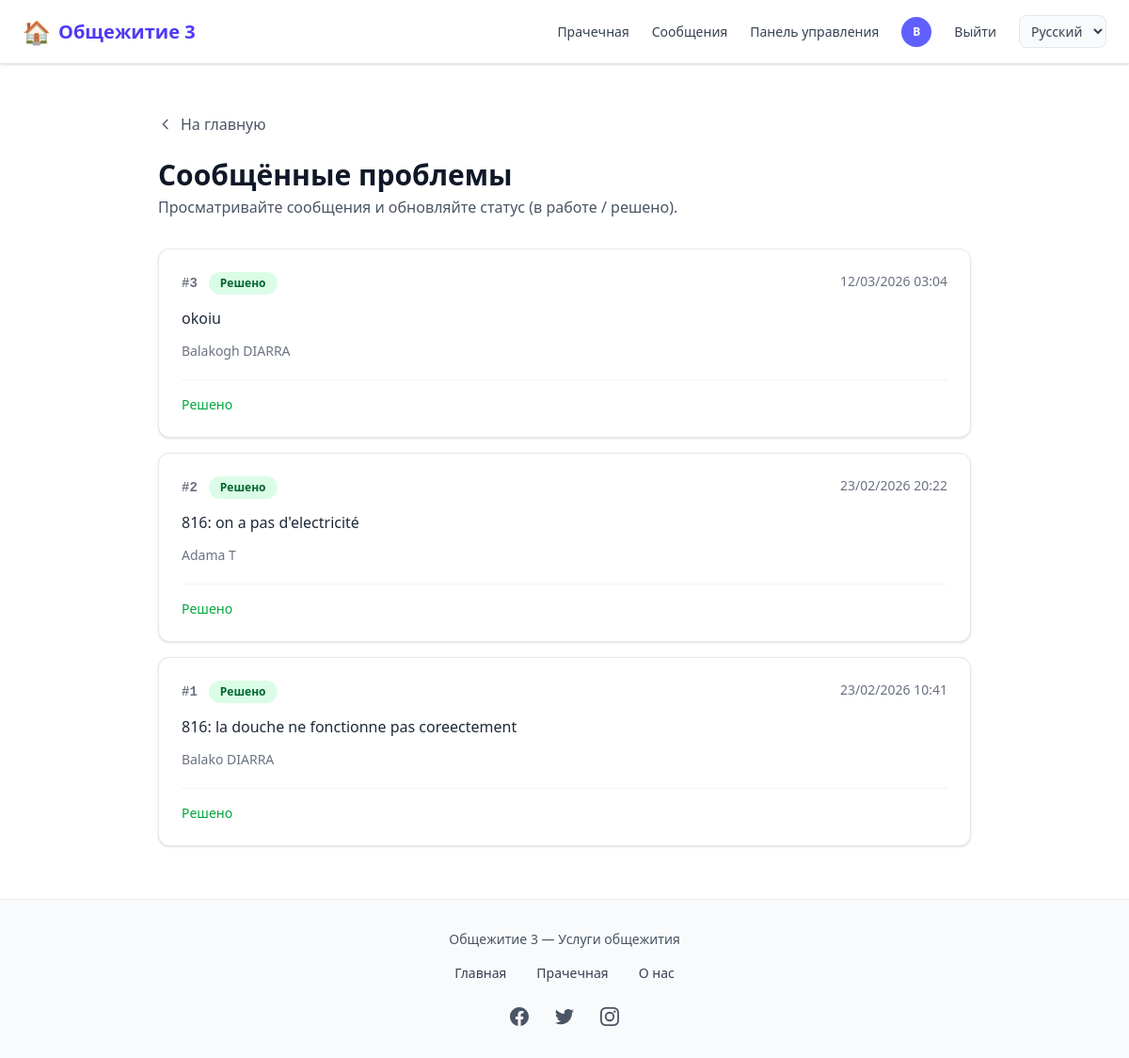
Screenshot of /signalements/agent/ (signed in) with the database file from the repository.
### comptes/models.py (models this page shows, shortened)
class CustomUser(AbstractUser):
    USER_TYPES = (
        ('ADMIN', 'Administrateur'),
        ('client', 'Client'),
        ('vendeur', 'Vendeur'),
        ('coursier', 'Coursier'),
    )
    user_type = models.CharField(max_length=22, choices=USER_TYPES, default="client")
    email = models.EmailField('Adresse email', unique=True,max_length=50)
    telephone = models.CharField(max_length=20, unique=True, blank=True)
    photo = models.ImageField(upload_to=user_photo_upload_to, null=True, blank=True)
    is_premium = models.BooleanField(default=False)
    GENRE = (('masculin', 'Masculin'), ('feminin', 'Féminin'))
    genre = models.CharField(max_length=22, choices=GENRE, null=True, blank=True)
    date_inscription = models.DateField(auto_now_add=True)
    latitude = models.DecimalField(max_digits=9, decimal_places=6, blank=True, null=True)
    longitude = models.DecimalField(max_digits=9, decimal_places=6, blank=True, null=True)
    last_activity = models.DateTimeField(null=True, blank=True, verbose_name="Dernière activité")
    REQUIRED_FIELDS = ['email', 'user_type']

### signalements/models.py (models this page shows, shortened)
class Signalement(models.Model):
    STATUT_CHOICES = [
        ('nouveau', 'Nouveau'),
        ('en_cours', 'En cours'),
        ('resolu', 'Résolu'),
    ]
    utilisateur = models.ForeignKey(
        settings.AUTH_USER_MODEL,
        on_delete=models.CASCADE,
        related_name='signalements',
    )
    description = models.TextField(help_text="Explication du problème")
    statut = models.CharField(max_length=20, choices=STATUT_CHOICES, default='nouveau')
    date_creation = models.DateTimeField(auto_now_add=True)
    class Meta:
        ordering = ['-date_creation']
        verbose_name = 'Signalement'
        verbose_name_plural = 'Signalements'

### signalements/views.py (the view)
# urls.py: path('agent/', views.agent_liste, name='agent_liste'),
@login_required
def agent_liste(request):
    if not is_agent(request.user):
        messages.error(request, _('Access restricted to agents.'))
        return redirect('signalements:signaler')
    lang = request.LANGUAGE_CODE or 'ru'
    i18n = _SIGNALEMENTS_STRINGS.get(lang, _SIGNALEMENTS_STRINGS['en'])
    signalements = list(Signalement.objects.all().order_by('-date_creation'))
    signalements = [(s, _statut_display(s, i18n)) for s in signalements]
    return render(request, 'signalements/agent/liste.html', {'signalements': signalements, 'i18n': i18n})

### comptes/context_processors.py (called while the page is built)
def laverie_i18n_context(request):
    lang = getattr(request, 'LANGUAGE_CODE', None) or 'ru'
    return {'laverie_i18n': LAVERIE_I18N.get(lang, LAVERIE_I18N['en'])}

def notifications_context(request):
    context = {
        'pending_orders_count': 0,
        'packaged_orders_count': 0,
        'unread_messages_count': 0,
    }
    if request.user.is_authenticated:
        from chat.models import Message, Conversation
        conversations = Conversation.objects.filter(
            Q(participant1=request.user) | Q(participant2=request.user)
        )
        context['unread_messages_count'] = Message.objects.filter(
            Q(conversation__in=conversations) & ~Q(sender=request.user),
            lu=False
        ).count()
    return context

### laverie/models.py (called while the page is built)
    @classmethod
    def marquer_tickets_termines(cls):
        from django.utils import timezone
        now = timezone.now()
        return cls.objects.filter(
            statut__in=('reserve', 'en_cours'),
            fin__lt=now,
        ).update(statut='termine')

    @classmethod
    def marquer_tickets_en_cours(cls):
        from django.utils import timezone
        now = timezone.now()
        return cls.objects.filter(
            statut='reserve',
            debut__lte=now,
            fin__gte=now,
        ).update(statut='en_cours')

### signalements/views.py (called while the page is built)
def is_agent(user):
    return user.is_authenticated and getattr(user, 'user_type', None) == 'ADMIN'

def _statut_display(s, i18n):
    key = f'status_{s.statut}'
    return i18n.get(key, s.get_statut_display())

### templates/signalements/agent/liste.html (shortened to what this page needs)
{% extends 'home.html' %}
{% load static %}
{% block contenu %}
<div class="max-w-4xl mx-auto py-6 px-3 sm:px-4">
    <a href="{% url 'home' %}" class="inline-flex items-center gap-2 text-gray-600 hover:text-gray-900 font-medium mb-6 transition">
        <svg class="w-4 h-4" fill="none" stroke="currentColor" viewBox="0 0 24 24"><path stroke-linecap="round" stroke-linejoin="round" stroke-width="2" d="M15 19l-7-7 7-7"/></svg>
        {{ i18n.back_to_home }}
    </a>
    <header class="mb-8">
        <h1 class="text-2xl sm:text-3xl font-bold text-gray-900">{{ i18n.agent_title }}</h1>
        <p class="text-gray-600 mt-1">{{ i18n.agent_subtitle }}</p>
    </header>
    {% if signalements %}
    <div class="space-y-4">
        {% for s, statut_display in signalements %}
        <article class="bg-white rounded-xl border border-gray-200 shadow-sm overflow-hidden hover:shadow-md transition-shadow">
            <div class="p-5 sm:p-6">
                <div class="flex flex-wrap items-start justify-between gap-3 mb-3">
                    <div class="flex items-center gap-3">
                        <span class="text-sm font-mono font-semibold text-gray-500">#{{ s.pk }}</span>
                        <span class="px-3 py-1 rounded-full text-xs font-semibold
                            {% if s.statut == 'nouveau' %}bg-amber-100 text-amber-800
                            {% elif s.statut == 'en_cours' %}bg-blue-100 text-blue-800
                            {% else %}bg-green-100 text-green-800{% endif %}">
                            {{ statut_display }}
                        </span>
                    </div>
                    <time class="text-sm text-gray-500" datetime="{{ s.date_creation|date:'c' }}">{{ s.date_creation|date:"d/m/Y H:i" }}</time>
                </div>
                <p class="text-gray-800 whitespace-pre-wrap leading-relaxed">{{ s.description }}</p>
                <p class="text-sm text-gray-500 mt-3">{{ s.utilisateur.get_full_name|default:s.utilisateur.email|default:i18n.user_default }}</p>
                <div class="mt-5 pt-4 border-t border-gray-100 flex flex-wrap gap-2">
                    {% if s.statut == 'resolu' %}
                    <span class="text-sm text-green-600 font-medium">{{ i18n.resolved_label }}</span>
                    {% endif %}
                </div>
            </div>
        </article>
        {% endfor %}
    </div>
    {% endif %}
</div>
{% endblock %}

### templates/nav_footer/nav.html (shortened to what this page needs)
{% load static %}
{% load i18n %}
<nav class="hidden md:flex fixed top-0 left-0 w-full z-50 bg-white border-b border-gray-200 shadow-sm">
  <div class="flex items-center justify-between w-full max-w-7xl mx-auto px-6 py-4">
    <a href="{% url 'home' %}"
       class="flex items-center space-x-2 text-indigo-600 text-xl font-semibold hover:opacity-90 transition">
      <span class="text-2xl">🏠</span>
      <span>{% trans "Dortoir 3" %}</span>
    </a>
    <div class="flex items-center space-x-6 text-sm font-medium">
      <a href="{% url 'laverie:accueil' %}"
         class="text-gray-700 hover:text-indigo-500 transition">
        {% trans "Laverie" %}
      </a>
      {% if user.is_authenticated %}
        <a href="{% url 'chat:mes_conversations' %}"
           class="relative text-gray-700 hover:text-indigo-500 transition"
           id="nav-link-messages-desktop">
          {% trans "Messages" %}
        </a>
        {% if user.user_type == 'ADMIN' %}
          <a href="{% url 'dashboard' %}"
             class="text-gray-700 hover:text-indigo-500 transition">
            {% trans "Dashboard" %}
          </a>
        {% endif %}
        <a href="{% url 'profile' %}" class="flex items-center">
          {% if user.photo %}
            <img src="{{ user.photo.url }}"
                 class="w-8 h-8 rounded-full object-cover border">
          {% else %}
            <div class="w-8 h-8 rounded-full bg-indigo-500 flex items-center justify-center text-white text-xs font-bold">
              {{ user.first_name|first|default:user.email|first|upper }}
            </div>
          {% endif %}
        </a>
        <a href="{% url 'logout' %}"
           class="text-gray-700 hover:text-red-500 transition">
          {% trans "Log out" %}
        </a>
      {% else %}
        <a href="{% url 'login' %}"
           class="text-gray-700 hover:text-indigo-500 transition">
          {% trans "Log in" %}
        </a>
      {% endif %}
      <form action="{% url 'set_language' %}" method="post" class="inline" id="lang-form-desktop">
        <select name="language" onchange="this.form.submit()" class="text-sm border border-gray-200 rounded-lg px-2 py-1.5 bg-gray-50 text-gray-700 cursor-pointer">
          {% get_current_language as CURRENT_LANG %}
          {% for code, name in LANGUAGES %}
          <option value="{{ code }}" {% if code == CURRENT_LANG %}selected{% endif %}>{{ name }}</option>
          {% endfor %}
        </select>
      </form>
    </div>
  </div>
</nav>
            {% get_current_language as CURRENT_LANG %}

### rows the page displays
CustomUser: first_name|first "B"
Signalement: pk "3", statut_display "Решено", date_creation "12/03/2026 03:04", description "okoiu", utilisateur.get_full_name "Balakogh DIARRA", resolved_label "Решено"
Signalement: pk "2", statut_display "Решено", date_creation "23/02/2026 20:22", description "816: on a pas d'electricité", utilisateur.get_full_name "Adama T", resolved_label "Решено"
Signalement: pk "1", statut_display "Решено", date_creation "23/02/2026 10:41", description "816: la douche ne fonctionne pas coreectement", utilisateur.get_full_name "Balako DIARRA", resolved_label "Решено"

### other values shown
{{ i18n.back_to_home }} "На главную"
{{ i18n.agent_title }} "Сообщённые проблемы"
{{ i18n.agent_subtitle }} "Просматривайте сообщения и обновляйте статус (в работе / решено)."
form field language "Русский"
